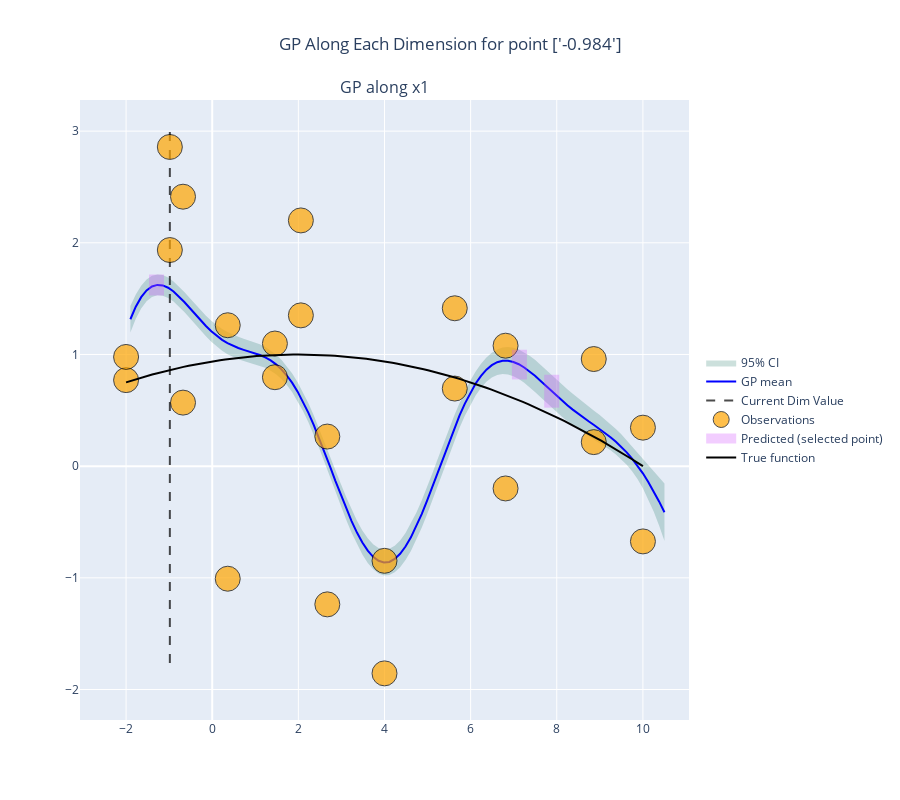

Write notebook code for a chart like this one.
### Code cell
fig = runs.plot_GP(SingleTaskGP)
plot_test(fig)
